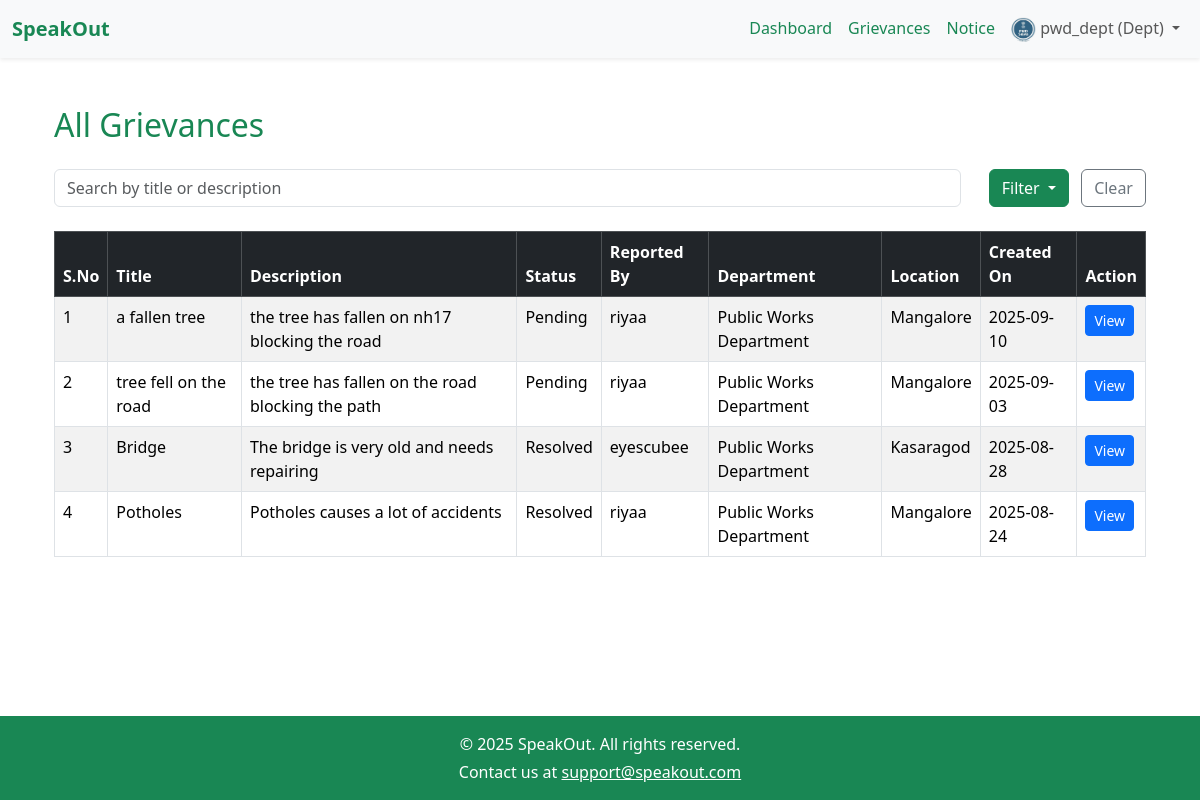
/a_view_grievances (signed in), run on the app's committed database.
### models.py (models this page shows, shortened)
class Department(db.Model):
    id = db.Column(db.Integer, primary_key=True)
    name = db.Column(db.String(100), nullable=False, unique=True)
    username = db.Column(db.String(80), nullable=False, unique=True)
    password = db.Column(db.String(200), nullable=False)
    profile_pic = db.Column(db.String(200), default="default_department.png")
    grievances = db.relationship("Grievance", backref="department", lazy=True)

class Grievance(db.Model):
    id = db.Column(db.Integer, primary_key=True)
    user_id = db.Column(db.Integer, db.ForeignKey('user.id'), nullable=False)
    title = db.Column(db.String(100), nullable=False)
    description = db.Column(db.Text, nullable=False)
    category = db.Column(db.String(50))
    location = db.Column(db.String(200), nullable=False)
    status = db.Column(db.String(20), default='Pending')
    created_at = db.Column(db.DateTime, default=datetime.utcnow)
    updated_at = db.Column(db.DateTime, onupdate=datetime.utcnow)
    image = db.Column(db.String(255))
    comments = db.relationship('Comment', backref='grievance', lazy=True)
    department_id = db.Column(db.Integer, db.ForeignKey('department.id'), nullable=True)

class User(db.Model):
    id = db.Column(db.Integer, primary_key=True)
    username = db.Column(db.String(50), unique=True, nullable=False)
    email = db.Column(db.String(120), unique=True, nullable=True)
    password = db.Column(db.String(100), nullable=False)
    grievances = db.relationship('Grievance', backref='user', lazy=True)
    location = db.Column(db.String(100), nullable=False)
    profile_pic = db.Column(db.String(200), default='default_profile.png')

### app.py (the view)
@app.route("/a_view_grievances")
def a_view_grievances():
    search       = request.args.get("search", "").strip()
    status       = request.args.get("status", "").strip()
    department_id= request.args.get("department", "").strip()
    location     = request.args.get("location", "").strip().lower()
    query = Grievance.query
    if search:
        query = query.filter(
            (Grievance.title.ilike(f"%{search}%")) |
            (Grievance.description.ilike(f"%{search}%"))
        )
    if status:
        query = query.filter(Grievance.status == status)
    if department_id:
        query = query.filter(Grievance.department_id == department_id)
    if location:
        query = query.filter(func.lower(Grievance.location) == location.lower())
    grievances   = query.order_by(Grievance.created_at.desc()).all()
    departments  = Department.query.order_by(Department.name).all()
    locations = ["mangalore", "bangalore", "kasaragod"]
    return render_template(
        "admin/a_view_grievances.html",
        grievances=grievances,
        departments=departments,
        locations=locations
    )

### templates/admin/a_view_grievances.html (shortened to what this page needs)
{% extends "base.html" %}
{% block content %}
<div class="container mt-4">
  <h2 class="mb-4 text-success">All Grievances</h2>
  <form id="filterForm" method="GET" action="{{ url_for('a_view_grievances') }}" class="row g-3 mb-4">
    <div class="col-md-10">
      <input type="text" name="search" value="{{ request.args.get('search','') }}" class="form-control"
             placeholder="Search by title or description">
    </div>
    <div class="col-md-2 text-end">
      <div class="btn-group">
        <button type="button" class="btn btn-secondary dropdown-toggle btn-success" data-bs-toggle="dropdown" aria-expanded="false">
          Filter
        </button>
      </div>
      <button type="button" class="btn btn-outline-secondary ms-2" onclick="clearFilters()">Clear</button>
    </div>
  </form>
  <table class="table table-bordered table-striped">
    <thead class="table-dark">
      <tr>
        <th>S.No</th>
        <th>Title</th>
        <th>Description</th>
        <th>Status</th>
        <th>Reported By</th>
        <th>Department</th>
        <th>Location</th>
        <th>Created On</th>
        <th>Action</th>
      </tr>
    </thead>
    <tbody>
      {% if grievances %}
        {% for grievance in grievances %}
        <tr>
          <td>{{ loop.index }}</td>
          <td>{{ grievance.title }}</td>
          <td>{{ grievance.description }}</td>
          <td>{{ grievance.status }}</td>
          <td>{{ grievance.user.username if grievance.user else '—' }}</td>
          <td>{{ grievance.department.name if grievance.department else '—' }}</td>
          <td>{{ grievance.location.title() or '—' }}</td>
          <td>{{ grievance.created_at.strftime('%Y-%m-%d') if grievance.created_at else '—' }}</td>
          <td>
            <a href="{{ url_for('a_open_grievance', id=grievance.id) }}"
               class="btn btn-sm btn-primary">View</a>
          </td>
        </tr>
        {% endfor %}
      {% else %}
        <tr><td colspan="9" class="text-center text-muted">No grievances found.</td></tr>
      {% endif %}
    </tbody>
  </table>
</div>
{% endblock %}

### templates/base.html (shortened to what this page needs)
<!doctype html>
<html lang="en">
<head>
    <link href="https://cdn.jsdelivr.net/npm/bootstrap@5.3.7/dist/css/bootstrap.min.css" rel="stylesheet"
>
</head>
<body class="d-flex flex-column min-vh-100">
<nav class="navbar navbar-expand-lg navbar-light bg-light shadow-sm">
  <div class="container-fluid">
    <a class="navbar-brand fw-bold text-success" href="{{ url_for('index') }}">SpeakOut</a>
    <div class="collapse navbar-collapse" id="navbarNavDropdown">
      <ul class="navbar-nav ms-auto">
        {% if session.get('role') == 'admin' %}
          <ul class="navbar-nav ms-auto">
  <li class="nav-item">
    <a class="nav-link text-success" href="{{ url_for('a_dashboard') }}">Dashboard</a>
  </li>
  <li class="nav-item">
    <a class="nav-link text-success" href="{{ url_for('a_view_grievances') }}">Grievances</a>
  </li>
  <li class="nav-item">
    <a class="nav-link text-success" href="{{ url_for('a_view_notices') }}">Notices</a>
  </li>
  <li class="nav-item dropdown">
    <a class="nav-link dropdown-toggle text-success" id="navbarDropdownAdmin" role="button" data-bs-toggle="dropdown" aria-expanded="false">
      {{ session.get('username') }} (Admin)
    </a>
    <ul class="dropdown-menu dropdown-menu-end" aria-labelledby="navbarDropdownAdmin">
      <li><a class="dropdown-item text-success" href="{{ url_for('a_manage_users') }}">Manage Users</a></li>
      <li><a class="dropdown-item text-success" href="{{ url_for('a_manage_departments') }}">Manage Departments</a></li>
      <li><hr class="dropdown-divider"></li>
      <li><a class="dropdown-item text-danger" href="{{ url_for('logout') }}">Logout</a></li>
    </ul>
  </li>
</ul>
        {% elif session.get('role') == 'department' %}
          <li class="nav-item"><a class="nav-link text-success" href="{{ url_for('d_dashboard') }}">Dashboard</a></li>
          <li class="nav-item"><a class="nav-link text-success" href="{{ url_for('d_all_grievances') }}">Grievances</a></li>
          <li class="nav-item"><a class="nav-link text-success" href="{{ url_for('d_notices') }}">Notice</a></li>
          <li class="nav-item dropdown">
            <a class="nav-link dropdown-toggle" id="navbarDropdownDept" role="button" data-bs-toggle="dropdown" aria-expanded="false">
              <img src="{{ url_for('static', filename='uploads/departments/' + (session.get('profile_pic') or 'default_department.png')) }}"
                   alt="" class="rounded-circle" style="width: 25px; height: 25px; object-fit: cover;">
              {{ session.get('username') }} (Dept)
            </a>
          </li>
        {% endif %}
      </ul>
    </div>
  </div>
</nav>
<main class="flex-grow-1">
    <div class="container py-4">
      {% block content %}
      {% endblock %}
    </div>
  </main>
<footer class="mt-auto bg-success text-white text-center py-3">
  <div class="container">
    <p class="mb-1">&copy; 2025 SpeakOut. All rights reserved.</p>
    <p class="mb-0">Contact us at <a href="mailto:support@speakout.com" class="text-white text-decoration-underline">support@speakout.com</a></p>
  </div>
</footer>
</body>
</html>

### data on the page
Department: get "pwd_dept"
Grievance: title "a fallen tree", description "the tree has fallen on nh17 blocking the road", status "Pending", user "riyaa", department "Public Works Department", location "Mangalore", created_at "2025-09-10"
Grievance: title "tree fell on the road", description "the tree has fallen on the road blocking the path", status "Pending", user "riyaa", department "Public Works Department", location "Mangalore", created_at "2025-09-03"
Grievance: title "Bridge", description "The bridge is very old and needs repairing", status "Resolved", user "eyescubee", department "Public Works Department", location "Kasaragod", created_at "2025-08-28"
Grievance: title "Potholes", description "Potholes causes a lot of accidents", status "Resolved", user "riyaa", department "Public Works Department", location "Mangalore", created_at "2025-08-24"
